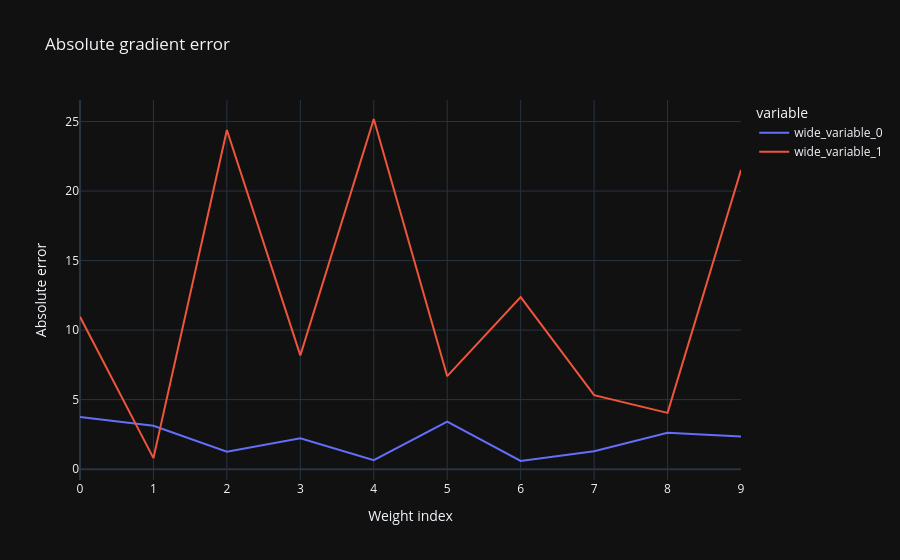

The code cell stored with this chart in its notebook:
### Code cell
dW1 = np.asarray(dW1)
dW2 = np.asarray(dW2)
fda_list_w1 = np.asarray(fda_list_w1)
fda_list_w2 = np.asarray(fda_list_w2)

absolute_error_w1 = np.abs(dW1 - fda_list_w1)
absolute_error_w2 = np.abs(dW2 - fda_list_w2)
fig = px.line(y = [absolute_error_w1, absolute_error_w2], title='Absolute gradient error')
fig.update_layout(xaxis_title='Weight index', yaxis_title='Absolute error', template='plotly_dark', 
                 showlegend=True)
fig.show()

### Figure 1 — Plotly figure (JSON) as saved in the notebook; plotly's stock layout.template omitted (floating-point values rounded to 4 significant figures)
{"data": [{"hovertemplate": "variable=wide_variable_0<br>index=%{x}<br>value=%{y}<extra></extra>", "legendgroup": "wide_variable_0", "line": {"color": "#636efa", "dash": "solid"}, "marker": {"symbol": "circle"}, "mode": "lines", "name": "wide_variable_0", "orientation": "v", "showlegend": true, "type": "scatter", "x": [0, 1, 2, 3, 4, 5, 6, 7, 8, 9], "xaxis": "x", "y": [3.749, 3.12, 1.26, 2.221, 0.6428, 3.412, 0.5851, 1.283, 2.61, 2.349], "yaxis": "y"}, {"hovertemplate": "variable=wide_variable_1<br>index=%{x}<br>value=%{y}<extra></extra>", "legendgroup": "wide_variable_1", "line": {"color": "#EF553B", "dash": "solid"}, "marker": {"symbol": "circle"}, "mode": "lines", "name": "wide_variable_1", "orientation": "v", "showlegend": true, "type": "scatter", "x": [0, 1, 2, 3, 4, 5, 6, 7, 8, 9], "xaxis": "x", "y": [10.96, 0.7901, 24.39, 8.182, 25.18, 6.688, 12.37, 5.32, 4.049, 21.52], "yaxis": "y"}], "layout": {"legend": {"title": {"text": "variable"}, "tracegroupgap": 0}, "showlegend": true, "title": {"text": "Absolute gradient error"}, "xaxis": {"anchor": "y", "domain": [0, 1], "title": {"text": "Weight index"}}, "yaxis": {"anchor": "x", "domain": [0, 1], "title": {"text": "Absolute error"}}}}
